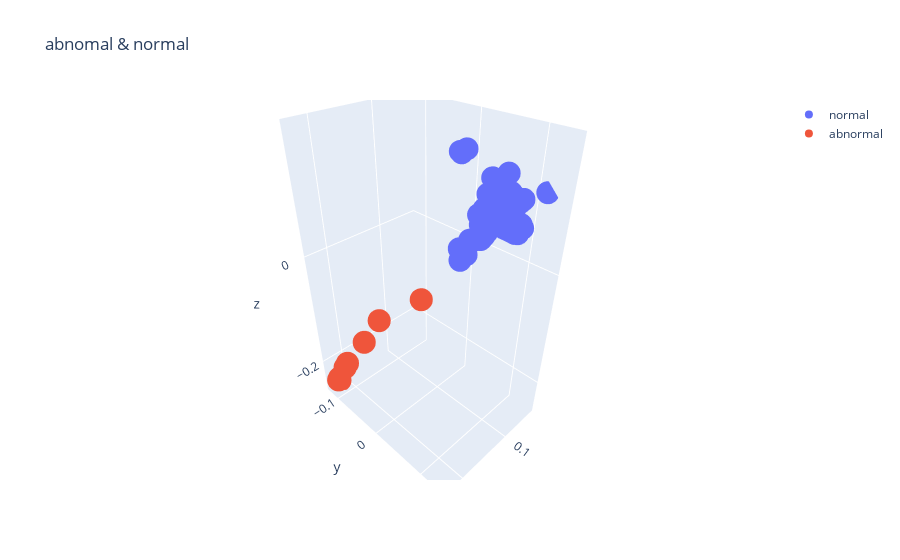

Source (notebook cell):
### Code cell
plot_anomaly_data(pred_df)

### Figure 1 — Plotly figure (JSON) as saved in the notebook; plotly's stock layout.template omitted (floating-point values rounded to 4 significant figures; data arrays with more than 128 entries replaced by an {"elided": "..."} marker saying what was removed)
{"data": [{"mode": "markers", "name": "normal", "type": "scatter3d", "x": {"elided": "910 float values"}, "y": {"elided": "910 float values"}, "z": {"elided": "910 float values"}}, {"mode": "markers", "name": "abnormal", "type": "scatter3d", "x": [0.1398, 0.2302, 0.2182, 0.2238, 0.2171, 0.2257, 0.2312, 0.2213], "y": [0.002547, -0.07674, -0.0351, -0.114, -0.1214, -0.1067, -0.06667, 0.0081], "z": [-0.05545, -0.1813, -0.1102, -0.2416, -0.2525, -0.23, -0.1647, -0.04371]}], "layout": {"title": {"text": "abnomal & normal"}}}
